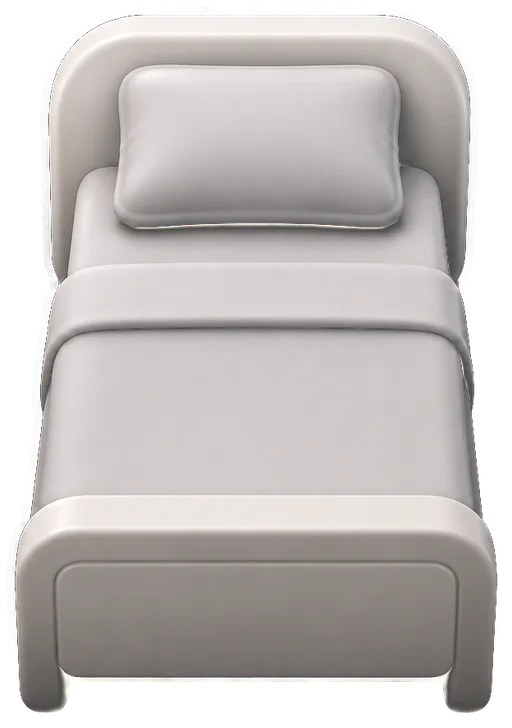
#> input picture kalendars/assets/rooms/bed-neutral-512.webp, 512 x 728 px
$ python build-bed-bare.py
#> lines starting #> are read from the running program, lines starting #| are printed output that depends on the picture; after the words box and inside, x2 and y2 are one past the last pixel; in counts of white or black regions, pixels touching at a corner belong together
#!/usr/bin/env python3
"""The Nakts bed with no duvet: for when a cat has pulled it off (the sleeper
shows, lying on the sheet). From the neutral bed picture: where the duvet and
its turned-down fold were (the linen mask's R and B), the mattress goes on
flat under a sheet to the footboard, its sides straight down (nothing hangs
over them any more), and the footboard's top shows where the duvet's corners
covered it.

    python3 scripts/build-bed-bare.py
"""
import os

import numpy as np
from PIL import Image
from scipy import ndimage

ROOT = os.path.dirname(os.path.dirname(os.path.abspath(__file__)))
ROOMS = os.path.join(ROOT, 'kalendars/assets/rooms')

bed = np.asarray(Image.open(os.path.join(ROOMS, 'bed-neutral-512.webp')).convert('RGBA')).astype(float)
mask = np.asarray(Image.open(os.path.join(ROOMS, 'beds/linen-mask-256.webp')).convert('RGBA').resize((512, 728), Image.BILINEAR)).astype(float)
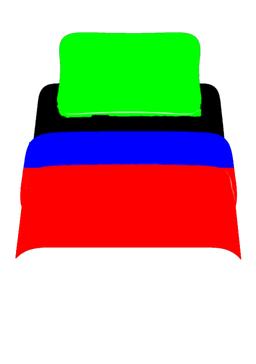
#> input picture kalendars/assets/rooms/beds/linen-mask-256.webp, 256 x 364 px
H, W = bed.shape[:2]
#> H = 728; W = 512
zone = (mask[..., 0] + mask[..., 2]) > 24
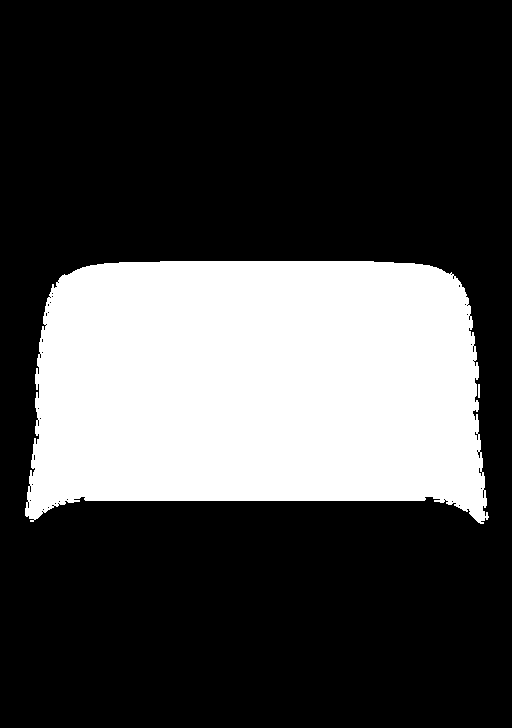
#> zone: shape (728, 512) bool; 28.1% white; 2 white regions, box (x1, y1, x2, y2) and area: (25, 261, 489, 524) 104593, (478, 384, 480, 398) 28
zone = ndimage.binary_dilation(zone, iterations=3)
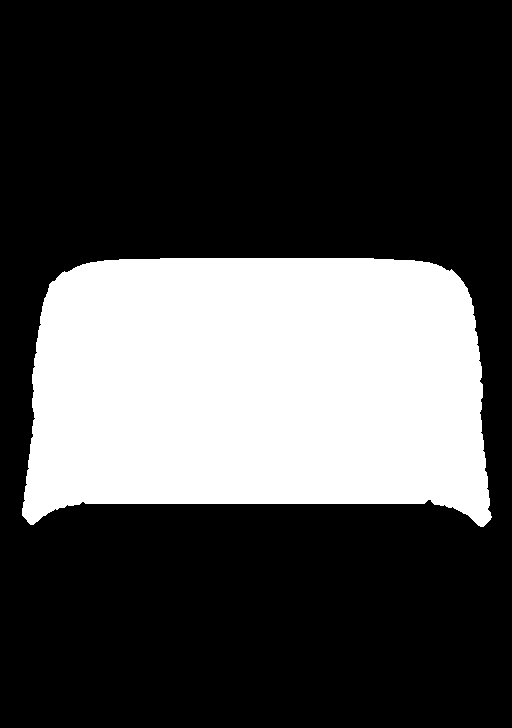
#> zone: shape (728, 512) bool; 29.3% white; 1 white region, box (x1, y1, x2, y2) and area: (22, 258, 492, 527) 109042

TOP, FOOT = 259, 497          # the sheet's last clean row above the fold; the footboard's top
X0, X1 = 70, 448              # the mattress's edges (where the sheet row turns dark)
out = bed.copy()
sheet = np.median(bed[252:259], axis=0)                     # the sheet across, under the pillow's shade
#> sheet = 512 rows, first 6: [0, 0, 0, 0], [0, 0, 0, 0], [0, 0, 0, 0], [0, 0, 0, 0], [0, 0, 0, 0], [0, 0, 0, 0]
# smooth across (a single row copied down would leave streaks), not at the edges
sm = ndimage.uniform_filter1d(sheet[:, :3], 15, axis=0)
#> sm = 512 rows, first 8: [0, 0, 0], [0, 0, 0], [0, 0, 0], [0, 0, 0], [0, 0, 0], [0, 0, 0], [0, 0, 0], [0, 0, 0]
inner = np.arange(W)
#> inner = 512 values from 0 to 511
w_in = np.clip(np.minimum(inner - (X0 + 4), (X1 - 4) - inner) / 10.0, 0, 1)[:, None]
sheet[:, :3] = sheet[:, :3] * (1 - w_in) + sm * w_in
# the footboard rail's top corners: arcs fitted to its visible outline below the duvet
# (x 25 at y 525, 19 at 540, 16 at 558): centre (88.6, 560), radius 72.6, mirrored about x 255
RAIL = (88.6, 560.0, 72.6)
for y in range(TOP, H):
    for_row = zone[y]
    if not for_row.any():
        continue
    if y < FOOT:
        k = (y - TOP) / (FOOT - TOP)
        lift = 1.0 + 0.035 * k - 0.07 * max(0.0, (y - (FOOT - 10)) / 10)   # a little lighter to the foot, a shade at the footboard
        row = sheet.copy()
        row[:, :3] = np.clip(row[:, :3] * lift, 0, 255)
        row[:, 3] = 0
        row[X0:X1 + 1, 3] = 255
        for i, a in enumerate((0.35, 0.7)):                   # soft edges
            row[X0 - 1 - i, :3] = sheet[X0, :3] * 0.8; row[X0 - 1 - i, 3] = 255 * a
            row[X1 + 1 + i, :3] = sheet[X1, :3] * 0.8; row[X1 + 1 + i, 3] = 255 * a
        out[y, for_row] = row[for_row]
    else:
        # the footboard's rail under the duvet's corners: its profile is the same along
        # x; its top corners are round
        cx, cy, r = RAIL
        xl = cx - np.sqrt(max(0.0, r * r - (y - cy) ** 2)) if y < cy else 16.0
        xr = 510.0 - xl
        xs = np.arange(W, dtype=float)
        cover = np.clip(np.minimum(xs - xl, xr - xs) + 0.5, 0, 1)
        src = bed[y, 256].copy()
        row = np.tile(src, (W, 1)); row[:, 3] = 255 * cover
        out[y, for_row] = row[for_row]
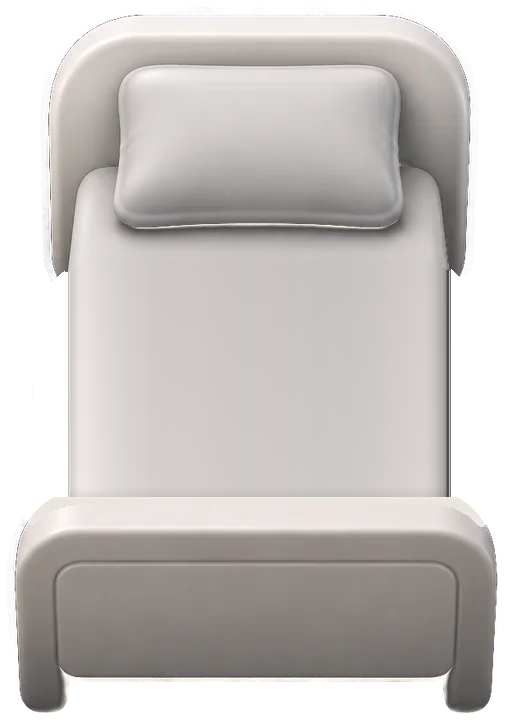
#> out: shape (728, 512, 4) float64; mean R, G, B, A 144.7, 140, 138.2, 189.9; transparent parts drawn white

img = Image.fromarray(np.clip(out, 0, 255).astype(np.uint8))
# the page dresses the bed at 256 px (as the other bed pictures, q92)
img.resize((256, 364), Image.LANCZOS).save(os.path.join(ROOMS, 'bed-bare-256.webp'), 'WEBP', quality=92, alpha_quality=100, method=6)
print('bed-bare', img.size)
#| bed-bare (512, 728)
